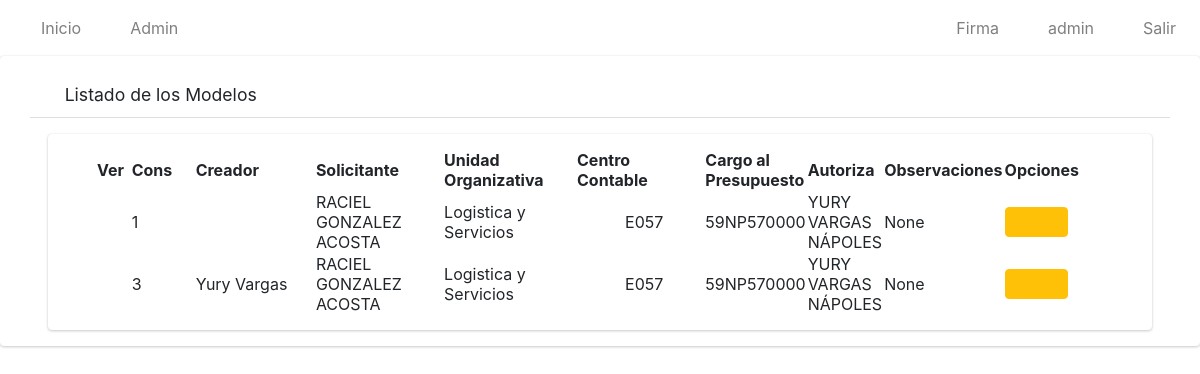
/index/listar/modelos/archivados/ (signed in), run on an earlier commit of the app's database.
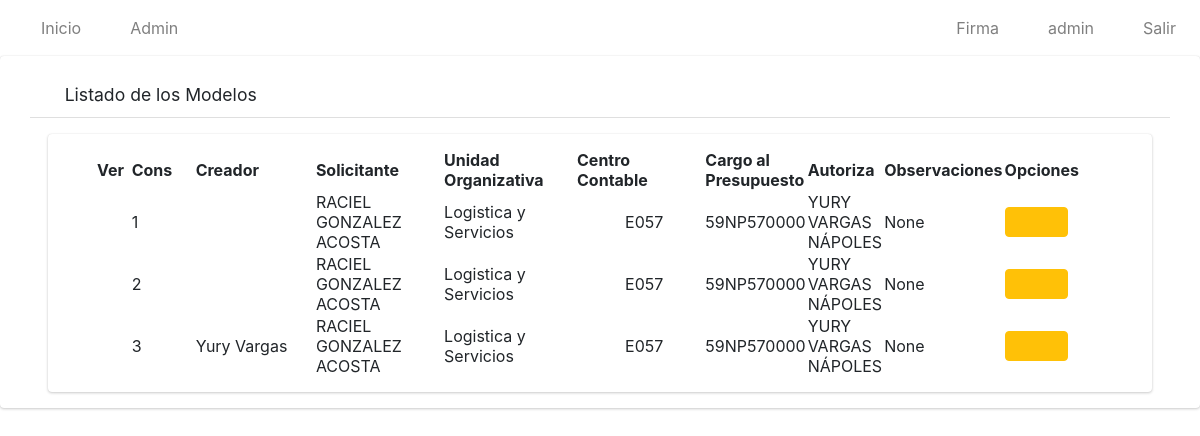
And on a later commit of the database.
### app/models.py (models this page shows, shortened)
class Modelo(models.Model):
    nombre=models.CharField(max_length=50)
    solicitante=models.CharField(max_length=50)
    unidad_organizativa=models.CharField(max_length=100)
    c_contable=models.CharField(max_length=4)
    consec=models.IntegerField()
    solicitudes=models.ManyToManyField(Solicitud)
    parleg=models.CharField(max_length=200, blank=True, null=True)
    autoriza=models.CharField(max_length=50)
    cargo_presupuesto=models.CharField(max_length=20)
    observaciones = models.CharField(max_length=500, blank=True, null=True)
    estado=models.CharField(max_length=10)
    cargo_autoriza=models.CharField(max_length=100)
    dependencia_autoriza=models.CharField(max_length=100)
    cargo_solicita=models.CharField(max_length=100)
    area_trabajo_solicita=models.CharField(max_length=100)
    labor=models.CharField(max_length=500, blank=True, null=True)
    fecha=models.DateField(default=date.today())

### app/views.py (the view)
# urls.py: path('listar/modelos/archivados/', ModeloArchivedListView.as_view(), name='listarModArch'),
class ModeloArchivedListView(ListView):
    model = Modelo
    template_name = 'modelos/listarArchivados.html'
    @method_decorator(login_required)
    def dispatch(self, request, *args, **kwargs):
        return super().dispatch(request,*args,** kwargs)
    def get_context_data(self, **kwargs):
        context = super().get_context_data(**kwargs)
        lista_solicitantes=[]
        modelos=Modelo.objects.all()
        pos=0
        context['title'] = "Listado de Solicitudes"
        context['solicitantes'] = lista_solicitantes
        context['object_list'] = Modelo.objects.all().filter(estado="archivado")
        return context

### app/templates/modelos/listarArchivados.html
{% extends 'base.html' %}
{% load static %}
{% block content %}
    <div class=" card card-default">
        <div class="card-header px-3 mb-3 mt-3 container">
            <h3 class="card-title">
            <i class="fas fa-search"></i>
                Listado de los Modelos
            </h3>
            </div>
        <div class="card card-body content-header mx-5 px-5">
            <table id="myTable" class="display" style="width: 100%;">
                <thead>
                    <tr>
                        <th>Ver</th>
                        <th style="width: 2cm">Cons</th>
                        <th>Creador</th>
                        <th>Solicitante</th>
                        <th>Unidad Organizativa</th>
                        <th>Centro Contable</th>
                        <th>Cargo al Presupuesto</th>
                        <th>Autoriza</th>
                        <th>Observaciones</th>
                        <th style="width: 3cm">Opciones</th>
                    </tr>
                </thead>
                <tbody>
                    {% for i in object_list %}
                    <tr>
                        <td style="width: 1cm"></td>
                        <td style="width: 20px;">{{i.consec}}</td>
                        <td style="width: 150px;">{{i.nombre}}</td>
                        <td style="width: 150px;">{{i.solicitante}}</td>
                        <td style="width: 150px;">{{i.unidad_organizativa}}</td>
                        <td style="width: 150px;"><div class="pl-5">{{i.c_contable}}</div></td>
                        <td>{{i.cargo_presupuesto}}</td>
                        <td>{{i.autoriza}}</td>
                        <td>{{i.observaciones}}</td>
                        <td>
                {% if perms.app.view_modelo %}
                <a href="{% url 'solicitudModel' i.id%}" type="button" class="btn btn-warning">
                    <i class="fas fa-eye" style="width: 1cm"></i>
                </a>
                {% endif %}
                        </td>
                    </tr>
                    {% endfor %}
                </tbody>
            </table>
        </div>
    </div>
{% endblock %}

What changed in the data, as far as the page shows it:
now on this page (row edited): Modelo: consec "2", solicitante "RACIEL GONZALEZ ACOSTA", unidad_organizativa "Logistica y Servicios", c_contable "E057", cargo_presupuesto "59NP570000", autoriza "YURY VARGAS NÁPOLES", observaciones "None"
